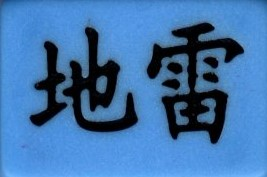
#> input picture junqi/images/dilei.jpg, 267 x 177 px; its folder holds only this picture in this run
$ python ocr.py
#> lines starting #> are read from the running program, lines starting #| are printed output that depends on the picture; after the words box and inside, x2 and y2 are one past the last pixel; in counts of white or black regions, pixels touching at a corner belong together
from imutils import paths
import imutils
import os
import cv2
import operator

# grab the junqi images
refs = list(paths.list_images('images'))
qizis = {}
for ref in refs:
    image = cv2.imread(ref)
#> image is the input picture: shape (177, 267, 3); mean B, G, R 171.2, 116.1, 65.1
    image = cv2.cvtColor(image, cv2.COLOR_BGR2GRAY)
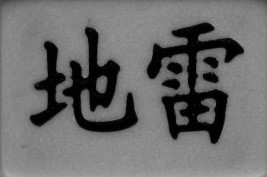
#> image: shape (177, 267); min 0, max 175, mean 107.1
    image = cv2.threshold(image, 20, 255, cv2.THRESH_BINARY_INV)[1]
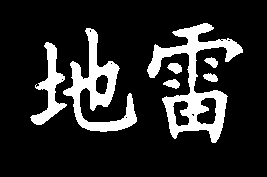
#> image: shape (177, 267); 15.9% white; 7 white regions, largest, box (x1, y1, x2, y2) and area: (147, 23, 243, 143) 3517, (63, 28, 137, 132) 2551, (30, 42, 67, 125) 1042
    image = imutils.resize(image, 150)
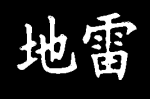
#> image: shape (99, 150); min 0, max 255, mean 40.6
    qizis[os.path.basename(ref).split('.')[0]] = image

def ocr_qizi(roi):
    roi = cv2.cvtColor(roi, cv2.COLOR_BGR2GRAY)
    roi = cv2.threshold(roi, 40, 255, cv2.THRESH_BINARY_INV)[1]
    # roi = cv2.dilate(roi, None, iterations=1)
    roi = imutils.resize(roi, 150)
    cv2.imshow('roi', roi)
    # initialize a list of template matching scores
    scores = {}
    for (qizi, qiziROI) in qizis.items():
        result = cv2.matchTemplate(roi, qiziROI,
                                    cv2.TM_CCOEFF)
        (_, score, _, _) = cv2.minMaxLoc(result)
        scores[qizi] = score

    qizi = max(scores.items(), key=operator.itemgetter(1))[0]
    return qizi

$ run again, on junqi/images/lianzhang.jpg
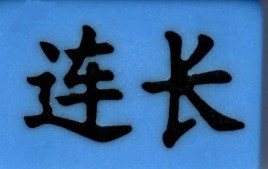
#> input picture junqi/images/lianzhang.jpg, 268 x 169 px
#> image is the input picture: shape (169, 268, 3); mean B, G, R 164.5, 109.6, 58.8
#> `image = cv2.threshold(image, 20, 255, cv2.THRESH_BINARY_INV)[1]`:
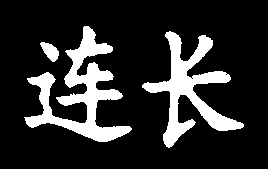
#> image: shape (169, 268); 17% white; 3 white regions, box (x1, y1, x2, y2) and area: (24, 26, 132, 142) 4019, (142, 31, 244, 148) 3474, (40, 42, 59, 62) 222
#> `image = imutils.resize(image, 150)`:
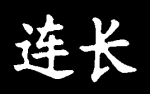
#> image: shape (94, 150); min 0, max 255, mean 43.4

$ run again, on junqi/images/paizhang.jpg
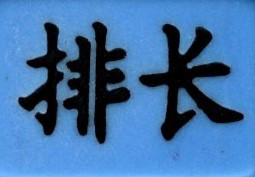
#> input picture junqi/images/paizhang.jpg, 255 x 177 px
#> image is the input picture: shape (177, 255, 3); mean B, G, R 166.3, 113.8, 65.3
#> `image = cv2.threshold(image, 20, 255, cv2.THRESH_BINARY_INV)[1]`:
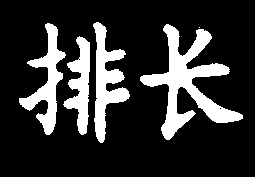
#> image: shape (177, 255); 19.2% white; 5 white regions (1 under 20 px), largest, box (x1, y1, x2, y2) and area: (140, 24, 243, 140) 3668, (93, 22, 130, 143) 1879, (19, 23, 66, 135) 1767, (63, 36, 90, 135) 1341
#> `image = imutils.resize(image, 150)`:
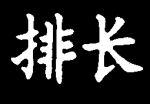
#> image: shape (104, 150); min 0, max 255, mean 48.9

$ run again, on junqi/images/gongbing.jpg
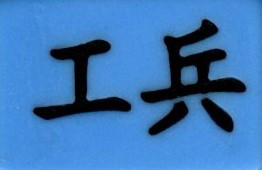
#> input picture junqi/images/gongbing.jpg, 262 x 170 px
#> image is the input picture: shape (170, 262, 3); mean B, G, R 182.4, 119.4, 61.3
#> `image = cv2.threshold(image, 20, 255, cv2.THRESH_BINARY_INV)[1]`:
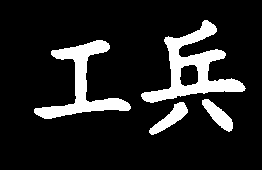
#> image: shape (170, 262); 13.3% white; 4 white regions, box (x1, y1, x2, y2) and area: (141, 20, 246, 103) 2789, (34, 40, 131, 119) 2209, (149, 102, 188, 135) 484, (202, 99, 233, 132) 452
#> `image = imutils.resize(image, 150)`:
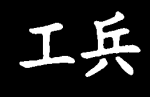
#> image: shape (97, 150); min 0, max 255, mean 34
